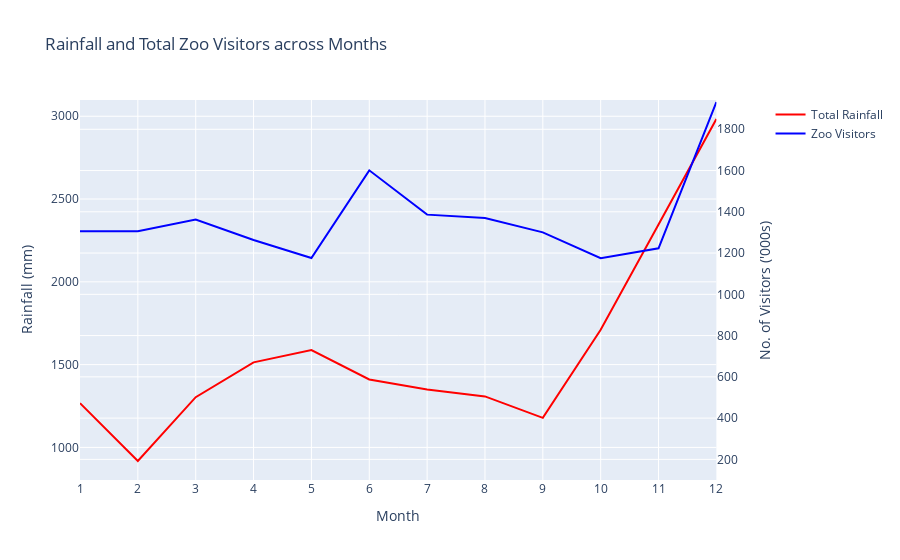

Notebook code for this chart:
### Code cell
import pandas as pd
import plotly.graph_objects as go
from plotly.subplots import make_subplots

# Group the data by month and calculate the median of rainfall and zoo visitors
df_grouped = df_new.groupby('month').agg({
    'total_rainfall': 'sum',
    'zoo_visitor_ct': 'sum',
}).reset_index()

# Create subplots with two y-axes
fig = make_subplots(specs=[[{"secondary_y": True}]])

# Add the rainfall line trace to the first y-axis
fig.add_trace(go.Scatter(x=df_grouped['month'], y=df_grouped['total_rainfall'],
                         mode='lines', line=dict(color='red'), name='Total Rainfall'),
              secondary_y=False)

# Add the zoo visitor count line trace to the second y-axis
fig.add_trace(go.Scatter(x=df_grouped['month'], y=df_grouped['zoo_visitor_ct'],
                         mode='lines', line=dict(color='blue'), name='Zoo Visitors'),
              secondary_y=True)

# Set the range for the secondary y-axis to start from 0
fig.update_layout(title="Rainfall and Total Zoo Visitors across Months",
                  xaxis_title="Month",
                  yaxis_title="Rainfall (mm)",
                  yaxis2_title="No. of Visitors ('000s)",  # Secondary y-axis title
                  xaxis_dtick='M2',
                  yaxis2=dict(range=[100, df_grouped['zoo_visitor_ct'].max() + 10]))  # Adjust the range as needed

# Show the plot
fig.show()

### Figure 1 — Plotly figure (JSON) as saved in the notebook; plotly's stock layout.template omitted (floating-point values rounded to 4 significant figures)
{"data": [{"line": {"color": "red"}, "mode": "lines", "name": "Total Rainfall", "type": "scatter", "x": [1, 2, 3, 4, 5, 6, 7, 8, 9, 10, 11, 12], "xaxis": "x", "y": [1267.0, 917.9, 1303.0, 1514.0, 1588.0, 1410.0, 1350.0, 1308, 1178.0, 1711.0, 2346.0, 2983.0], "yaxis": "y"}, {"line": {"color": "blue"}, "mode": "lines", "name": "Zoo Visitors", "type": "scatter", "x": [1, 2, 3, 4, 5, 6, 7, 8, 9, 10, 11, 12], "xaxis": "x", "y": [1306.0, 1306.0, 1363.0, 1263.0, 1176, 1601.0, 1386.0, 1370, 1300.0, 1175.0, 1223.0, 1932], "yaxis": "y2"}], "layout": {"autosize": true, "title": {"text": "Rainfall and Total Zoo Visitors across Months"}, "xaxis": {"anchor": "y", "autorange": true, "domain": [0, 0.94], "dtick": "M2", "range": [1, 12], "title": {"text": "Month"}, "type": "linear"}, "yaxis": {"anchor": "x", "autorange": true, "domain": [0, 1], "range": [803.1, 3098.0], "title": {"text": "Rainfall (mm)"}, "type": "linear"}, "yaxis2": {"anchor": "x", "overlaying": "y", "range": [100, 1942], "side": "right", "title": {"text": "No. of Visitors ('000s)"}, "type": "linear"}}}
